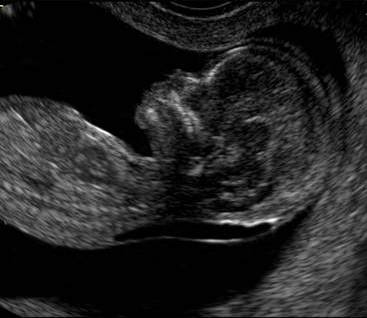
#> input picture obes_2/lab1/image0261.jpg, 367 x 318 px; the run also reads 1 picture not shown here
$ python 2_5_1.py
#> lines starting #> are read from the running program, lines starting #| are printed output that depends on the picture
import numpy as np
import cv2
from matplotlib import pyplot as plt

img = cv2.imread('image0261.jpg', cv2.IMREAD_GRAYSCALE);
#> img: shape (318, 367); min 0, max 255, mean 34.3
img_noise = cv2.imread('image0261+gray.png', cv2.IMREAD_GRAYSCALE);

for i in ([img,img_noise]):
    dark_image_grey_fourier = np.fft.fftshift(np.fft.fft2(i));
    plt.figure();
    plt.subplot(131), plt.imshow(np.log(abs(dark_image_grey_fourier)), cmap='gray')
    plt.title('Центровані амплітудні спектри'), plt.xticks([]), plt.yticks([])
    # Вихідне зображення
    plt.subplot(132), plt.imshow(i, cmap='gray')
    plt.title('Початкове зображення'), plt.xticks([]), plt.yticks([])
    # Обернене перетворення
    plt.subplot(133), plt.imshow(abs(np.fft.ifft2(dark_image_grey_fourier)), cmap='gray')
    plt.title('Відновлене зображення'), plt.xticks([]), plt.yticks([])
    plt.show()
#> this loop made 2 passes
#> pass 1, `plt.show()`:
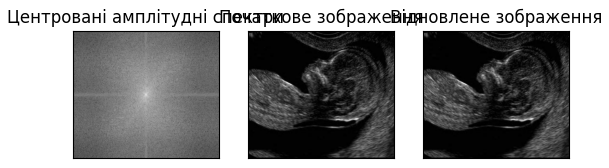
#> figure drawn by matplotlib, 3 panels
